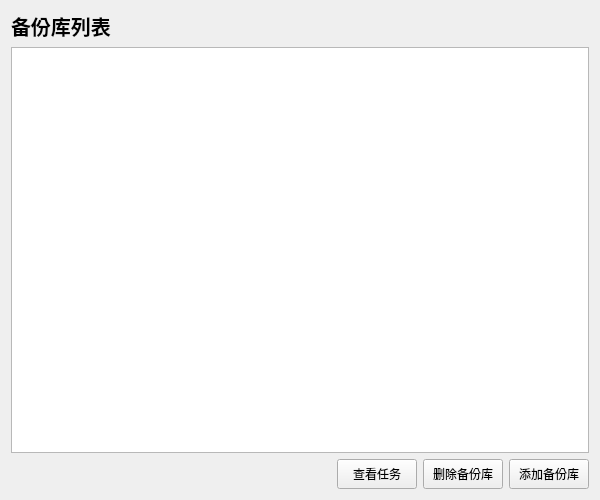
<?xml version="1.0" encoding="UTF-8"?>
<ui version="4.0">
 <class>LibraryList</class>
 <widget class="QWidget" name="LibraryList">
  <property name="geometry">
   <rect>
    <x>0</x>
    <y>0</y>
    <width>600</width>
    <height>500</height>
   </rect>
  </property>
  <property name="minimumSize">
   <size>
    <width>600</width>
    <height>500</height>
   </size>
  </property>
  <property name="maximumSize">
   <size>
    <width>600</width>
    <height>500</height>
   </size>
  </property>
  <property name="windowTitle">
   <string>LibraryList</string>
  </property>
  <layout class="QVBoxLayout" name="verticalLayout">
   <item>
    <widget class="QLabel" name="WidgetTip">
     <property name="font">
      <font>
       <pointsize>15</pointsize>
       <bold>true</bold>
      </font>
     </property>
     <property name="text">
      <string>备份库列表</string>
     </property>
    </widget>
   </item>
   <item>
    <widget class="QListWidget" name="List"/>
   </item>
   <item>
    <layout class="QHBoxLayout" name="ToolLayout">
     <item>
      <spacer name="ToolSpacer">
       <property name="orientation">
        <enum>Qt::Orientation::Horizontal</enum>
       </property>
       <property name="sizeHint" stdset="0">
        <size>
         <width>40</width>
         <height>20</height>
        </size>
       </property>
      </spacer>
     </item>
     <item>
      <widget class="QPushButton" name="ShowTasks">
       <property name="minimumSize">
        <size>
         <width>0</width>
         <height>30</height>
        </size>
       </property>
       <property name="maximumSize">
        <size>
         <width>16777215</width>
         <height>30</height>
        </size>
       </property>
       <property name="text">
        <string>查看任务</string>
       </property>
      </widget>
     </item>
     <item>
      <widget class="QPushButton" name="DeleteLib">
       <property name="minimumSize">
        <size>
         <width>0</width>
         <height>30</height>
        </size>
       </property>
       <property name="maximumSize">
        <size>
         <width>16777215</width>
         <height>30</height>
        </size>
       </property>
       <property name="text">
        <string>删除备份库</string>
       </property>
      </widget>
     </item>
     <item>
      <widget class="QPushButton" name="AppedLib">
       <property name="minimumSize">
        <size>
         <width>0</width>
         <height>30</height>
        </size>
       </property>
       <property name="maximumSize">
        <size>
         <width>16777215</width>
         <height>30</height>
        </size>
       </property>
       <property name="text">
        <string>添加备份库</string>
       </property>
      </widget>
     </item>
    </layout>
   </item>
  </layout>
 </widget>
 <resources/>
 <connections/>
</ui>
